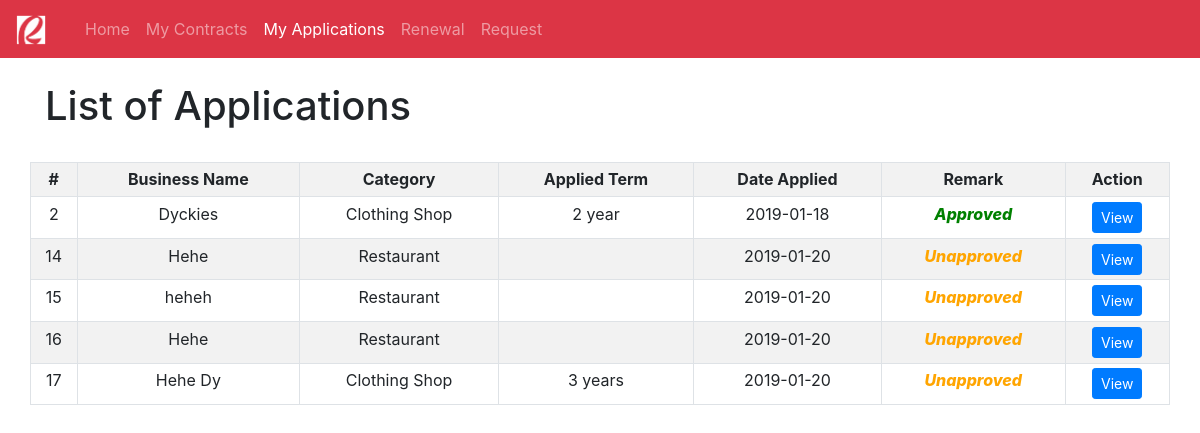
Screenshot of /client-application.php?client_id=2 with the database file from the repository.
### tables this page shows
CREATE TABLE `applied_stall` (
  `app_id` int(11) NOT NULL,
  `client_id` int(11) NOT NULL,
  `category_id` int(11) NOT NULL,
  `business_name` varchar(128) DEFAULT NULL,
  `date_applied` datetime DEFAULT CURRENT_TIMESTAMP,
  `date_approved` datetime DEFAULT NULL,
  `application_status` varchar(32) DEFAULT 'Unapproved',
  `applied_term` varchar(32) NOT NULL
);

CREATE TABLE `business_classification` (
  `category_id` int(11) NOT NULL,
  `category_name` varchar(64) NOT NULL
);

### client-application.php (the view, shortened to what this page needs)
<!DOCTYPE html>
<html lang="en">
<head>
    <link rel="stylesheet" href="bootstrap-4.2.1-dist/css/bootstrap.min.css">
    <nav class="navbar navbar-expand-lg navbar-dark bg-danger">
        <a class="navbar-brand" href="index.php">
            <img src="img/rob.png" width="30" height="30" alt="">
        </a>
        <div class="container">
            <div class="collapse navbar-collapse" id="navbarNav">
                <ul class="navbar-nav">
                    <li class="nav-item ">
                        <a class="nav-link" href="old-user.php?client_id=<?php echo $_GET['client_id'];?>">Home</a>
                    </li>
                    <li class="nav-item ">
                        <a class="nav-link" href="client-contracts.php?client_id=<?php echo $_GET['client_id'];?>">My Contracts</a>
                    </li>
                    <li class="nav-item active">
                        <a class="nav-link" href="client-application.php?client_id=<?php echo $_GET['client_id'];?>">My Applications</a>
                    </li>
                    <li class="nav-item">
                        <a class="nav-link" href="client-renewal.php?client_id=<?php echo $_GET['client_id'];?>">Renewal</a>
                    </li>
                    <li class="nav-item">
                        <a class="nav-link" href="client-application-request.php?client_id=<?php echo $_GET['client_id'];?>">Request</a>
                    </li>
                </ul>
            </div>
        </div>
    </nav>
</head>
<body>
    <div class="container">
        <br><h1>List of Applications</h1><br>
        <div class="row">
            <table class="table table-sm table-bordered table-striped">
                <tr align="center">
                    <th>#</th>
                    <th>Business Name</th>
                    <th>Category</th>
                    <th>Applied Term</th>
                    <th>Date Applied</th>
                    <th>Remark</th>
                    <th>Action</th>
                </tr>
                <?php
                    require_once "api/config.php";
                    $client_id = $_GET['client_id'];
                    $sql_applied_stall = "SELECT * FROM applied_stall ap
                    INNER JOIN business_classification bc ON ap.category_id = bc.category_id WHERE client_id = $client_id";
                    $result_applied_stall = mysqli_query($link, $sql_applied_stall);
                    if(mysqli_num_rows($result_applied_stall) > 0 ){
                        while($row_applied_stall = mysqli_fetch_assoc($result_applied_stall)){
                            echo "<tr align='center'>";
                                $app_id = $row_applied_stall['app_id'];
                                echo "<td>" . $row_applied_stall['app_id'] . "</td>";
                                echo "<td>" . $row_applied_stall['business_name'] . "</td>";
                                echo "<td>" . $row_applied_stall['category_name'] . "</td>";
                                echo "<td>" . $row_applied_stall['applied_term'] . "</td>";
                                $old_date_applied = strtotime($row_applied_stall['date_applied']);
                                $new_date_applied = date('Y-m-d', $old_date_applied);
                                echo "<td>" . $new_date_applied . "</td>";
                                    if($row_applied_stall['application_status'] == 'Approved'){
                                        echo "<td style='color: green; font-style: italic; font-weight: 800;'>" . $row_applied_stall['application_status'] . "</td>";
                                    }elseif($row_applied_stall['application_status'] == 'Unapproved'){
                                        echo "<td style='color: orange; font-style: italic; font-weight: 800;'>" . $row_applied_stall['application_status'] . "</td>";
                                    }elseif($row_applied_stall['application_status'] == 'Disapproved'){
                                        echo "<td style='color: red; font-style: italic; font-weight: 800;'>" . $row_applied_stall['application_status'] . "</td>";
                                    }
                                echo "<td>";
                                    echo "<a href='client-view-application-details.php?app_id=$app_id&client_id=$client_id' class='btn btn-primary btn-sm'>View</a>";
                                echo "</td>";
                            echo "</tr>";
                        }
                    }else{
                        echo '<tr>';
                            echo '<td colspan="8" style="font-style: italic;" align="center">No records found.</td>';
                        echo '</tr>';
                    }
                ?>
            </table>
        </div>
    </div>
</body>
</html>

### rows the page displays
applied_stall: app_id "2", business_name "Dyckies", category.category_name "Clothing Shop", applied_term "2 year", date_applied "2019-01-18", application_status "Approved"
applied_stall: app_id "14", business_name "Hehe", category.category_name "Restaurant", date_applied "2019-01-20", application_status "Unapproved"
applied_stall: app_id "15", business_name "heheh", category.category_name "Restaurant", date_applied "2019-01-20", application_status "Unapproved"
applied_stall: app_id "16", business_name "Hehe", category.category_name "Restaurant", date_applied "2019-01-20", application_status "Unapproved"
applied_stall: app_id "17", business_name "Hehe Dy", category.category_name "Clothing Shop", applied_term "3 years", date_applied "2019-01-20", application_status "Unapproved"
